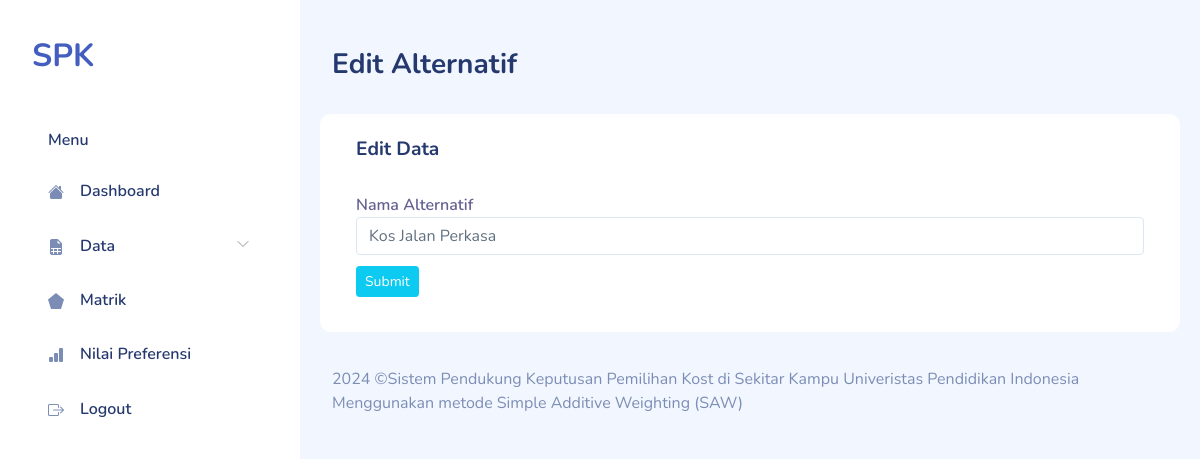
Page /alternatif-edit.php?id=1 (signed in) on the earlier database version.
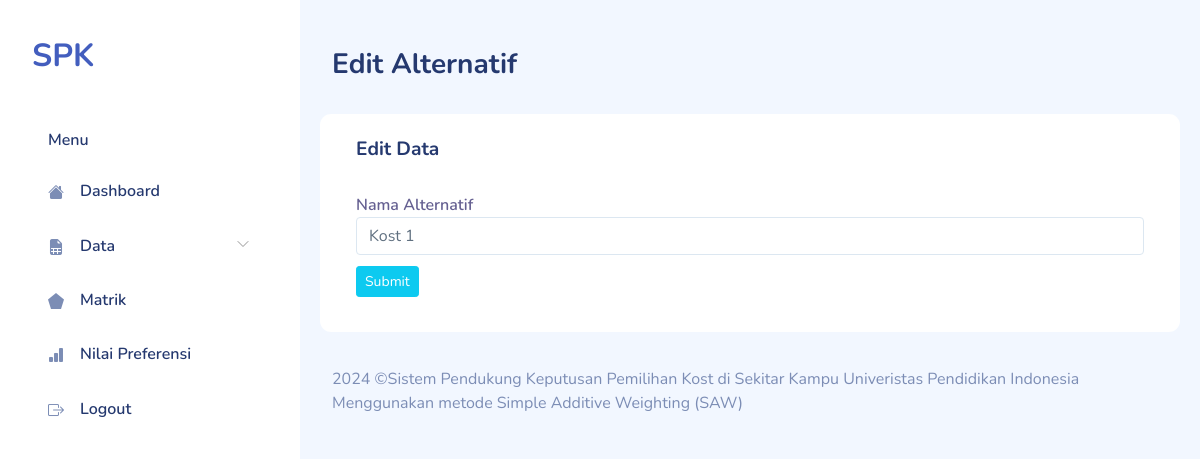
Same page on the later database version.
### tables this page shows
CREATE TABLE `saw_alternatives` (
  `id_alternative` smallint(5) UNSIGNED NOT NULL,
  `name` varchar(30) NOT NULL
);

### alternatif-edit.php (the view, shortened to what this page needs)
<?php
require "include/conn.php";
$id = $_GET['id'];
$sql = "SELECT * FROM saw_alternatives WHERE id_alternative = '$id' ";
$result = $db->query($sql);
$row = $result->fetch_array();
?>
<!DOCTYPE html>
<html lang="en">
    <?php require "layout/head.php";?>
    <body>
        <div id="app">
            <?php require "layout/sidebar.php";?>
            <div id="main">
                <div class="page-heading">
                    <h3>Edit Alternatif</h3>
                </div>
                <div class="page-content">
                    <section class="row">
                    <div class="card">
                        <div class="card-header">
                            <h4 class="card-title">Edit Data</h4>
                        </div>
                        <div class="card-body">
                            <div class="row">
                                <div class="col">
                                    <form action="alternatif-edit-act.php" method="POST">
                                    <div class="form-group">
                                        <label for="basicInput">Nama Alternatif</label>
                                        <input type="text" class="form-control" name="name" value="<?=$row['name'];?>">
                                    </div>
                                    <div class="form-group">
                                        <input type="submit" class="btn btn-info btn-sm">
                                    </div>
                                    </form>
                                </div>
                            </div>
                        </div>
                    </div>
                    </section>
                </div>
                <?php require "layout/footer.php";?>
            </div>
        </div>
    </body>
</html>

Differences in the rows shown:
changed saw_alternatives: name "Kos Jalan Perkasa" → "Kost 1"
